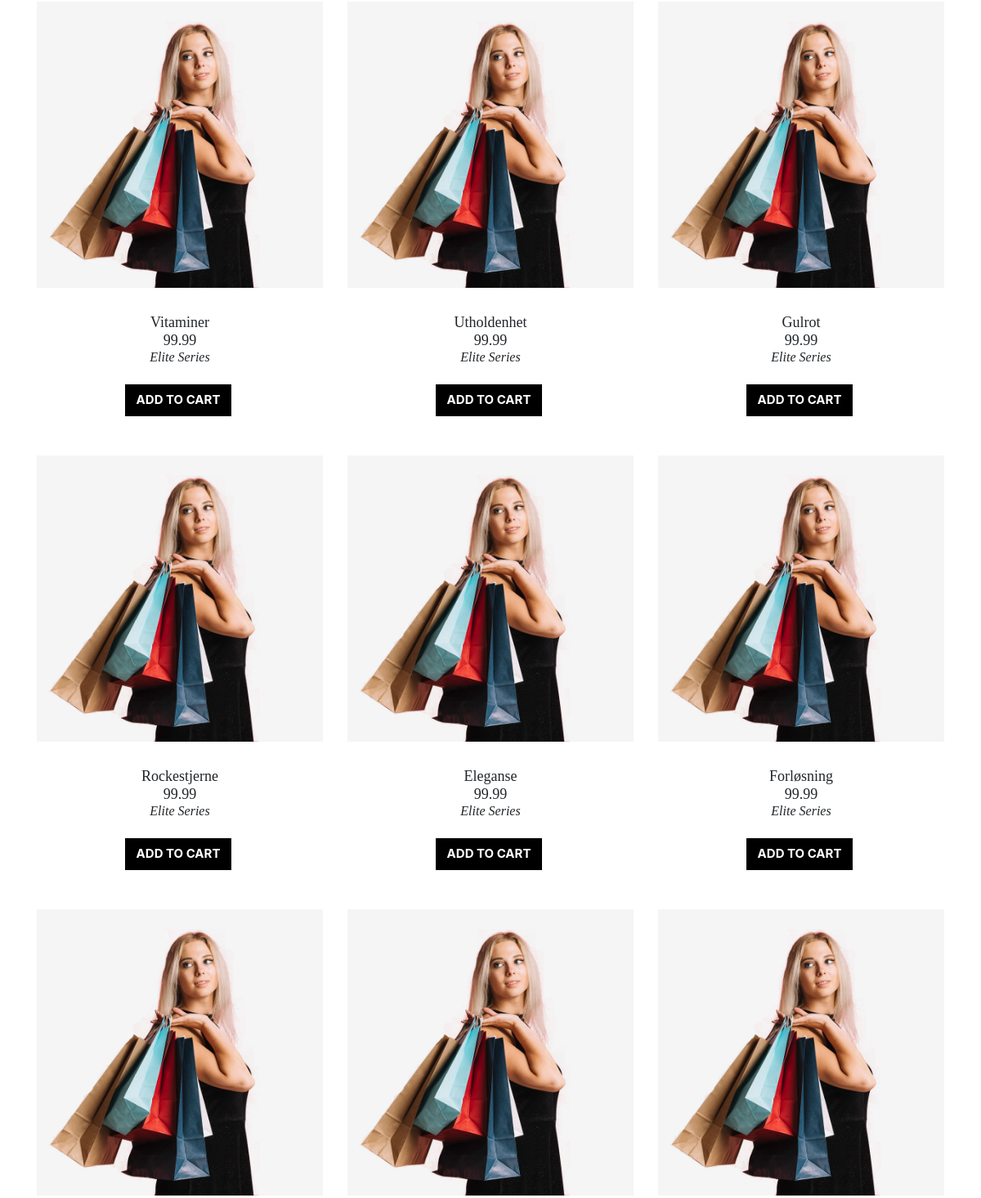
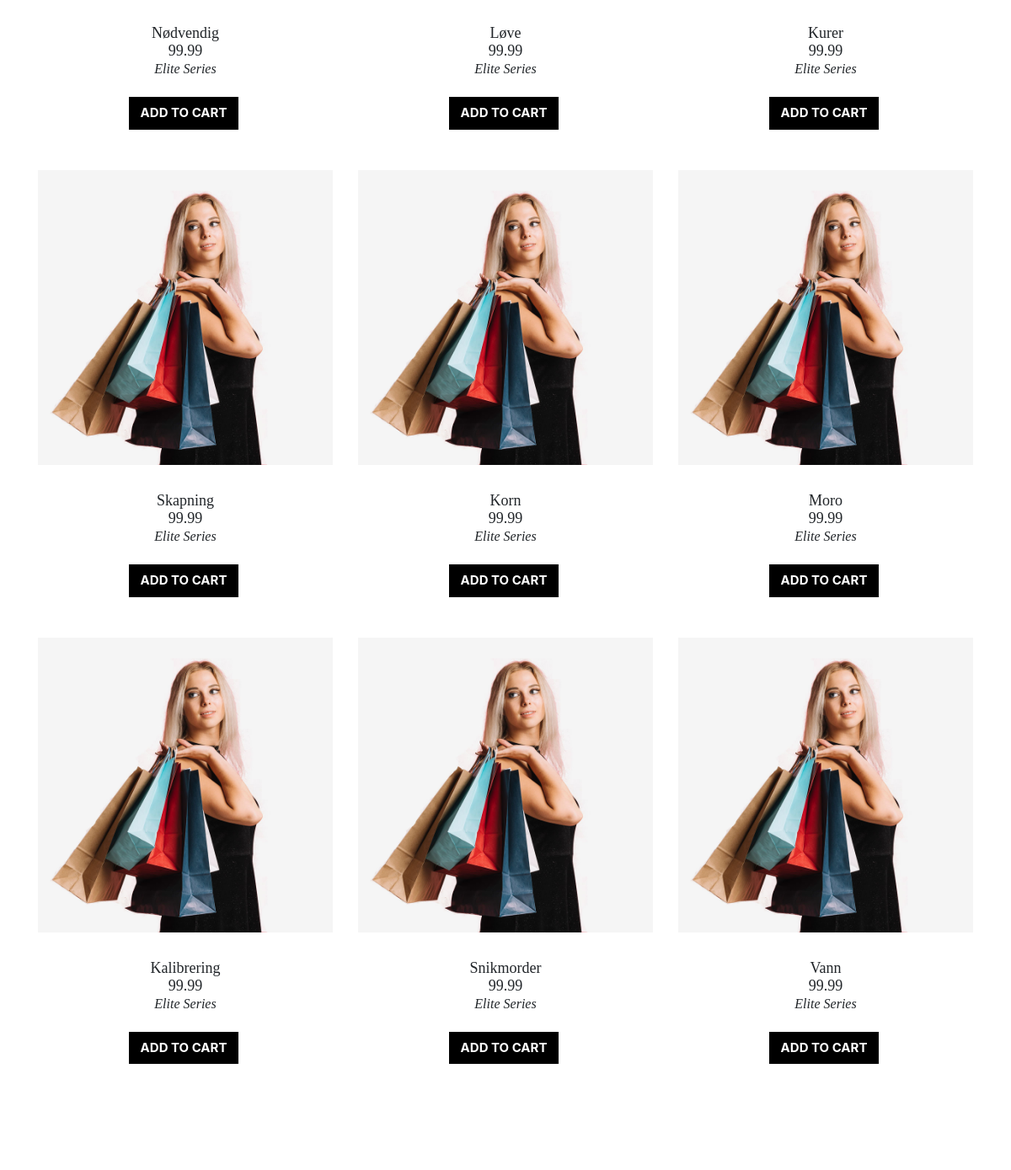
Page /our-notebooks.php (middle part) on the earlier database version (2 pictures, top to bottom).
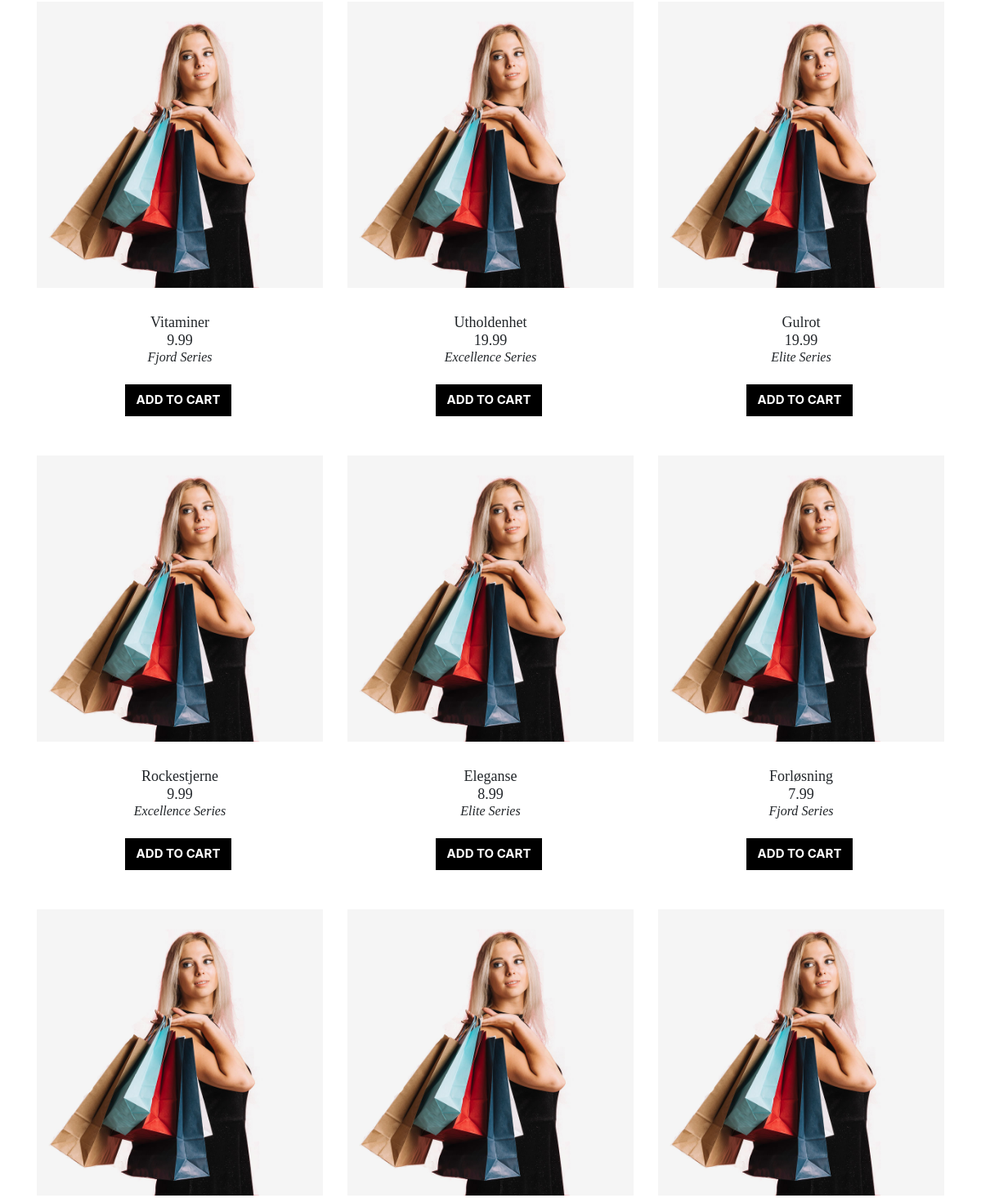
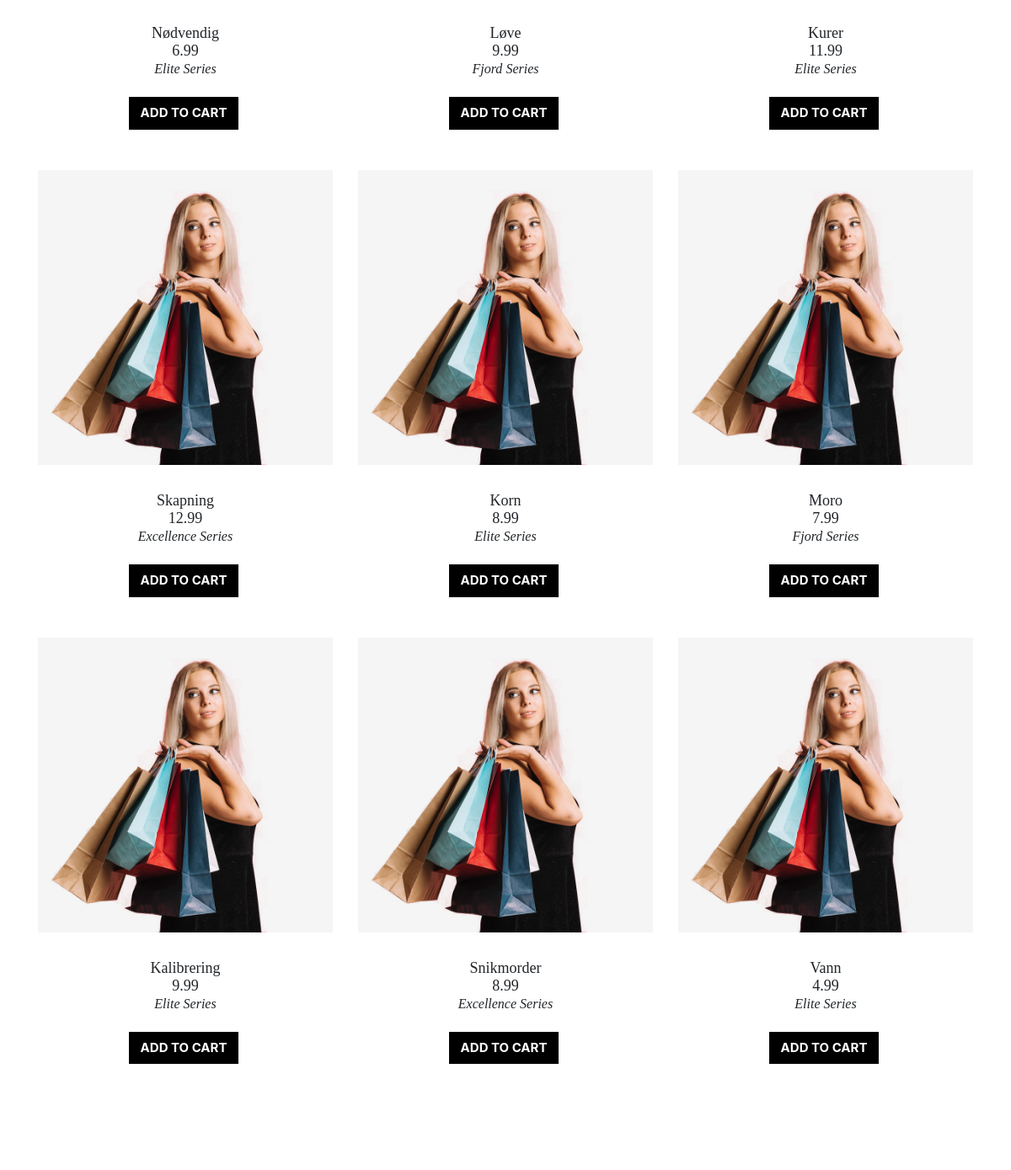
Same page on the later database version (2 pictures, top to bottom).
### tables this page shows
CREATE TABLE `Products` (
  `Product ID`    char(16) NOT NULL, 
  Name            varchar(255) NOT NULL, 
  Type            varchar(64) NOT NULL, 
  `Buying Price`  real NOT NULL, 
  `Selling Price` real NOT NULL, 
  Weight          real NOT NULL, 
  Picture         varchar(255), 
  Supplier        varchar(255) NOT NULL, 
  Series          char(16) NOT NULL,
  PRIMARY KEY (`Product ID`));

### web/our-notebooks.php (the view, shortened to what this page needs)
<!DOCTYPE html>
<html>
  <head>
    <link rel="stylesheet" href="fonts/icomoon/style.css">
    <link rel="stylesheet" href="css/bootstrap.min.css">
    <link rel="stylesheet" href="css/jquery-ui.css">
    <link rel="stylesheet" href="css/owl.carousel.min.css">
    <link rel="stylesheet" href="css/owl.theme.default.min.css">
    <link rel="stylesheet" href="css/owl.theme.default.min.css">
    <link rel="stylesheet" href="css/jquery.fancybox.min.css">
    <link rel="stylesheet" href="css/bootstrap-datepicker.css">
    <link rel="stylesheet" href="fonts/flaticon/font/flaticon.css">
    <link rel="stylesheet" href="css/aos.css">
    <link rel="stylesheet" href="css/style.css">
    <link rel="stylesheet" href="https://stackpath.bootstrapcdn.com/bootstrap/4.3.1/css/bootstrap.min.css">
    <link rel="stylesheet" type="text/css" href="style.css">
    <link rel="stylesheet" href="https://cdnjs.cloudflare.com/ajax/libs/font-awesome/4.7.0/css/font-awesome.min.css">
  </head>
  <body>
    <div class="site-section" id="products-section">
      <div class="container">
        <div class="row">
          <?php
            $data = mysql_query("SELECT * FROM Products WHERE Type=\"Notebook\"") or die(mysql_error('No Records Found'));
            while($info = mysql_fetch_array( $data ))
            {
                $name = $info['Name'];
                $price = $info['Selling Price'];
                $series = $info['Series'];?>
                <div class="col-lg-4 col-md-6 mb-5">
                <div class="product-item">
                <figure>
                    <img src="images/model_1_bg.jpg" alt="Image" class="img-fluid">
                </figure>
                <div class="px-4">
                    <h3><?php echo $name; ?></h3>
                    <h3><?php echo $price; ?></h3>
                    <h2><i><?php echo $series; ?> Series</i></h2>
                    <div>
                    <a href="#" class="btn btn-black mr-1 rounded-0">Add to cart</a>
                    </div>
                </div>
                </div>
            </div>
          <?php } ?>
        </div>
      </div>
    </div>
</body>
</html>

### web/css/style.css (style rules this page uses)
body { line-height: 1.7; color: gray; font-weight: 400; font-size: 1rem; }
a { -webkit-transition: .3s all ease; -o-transition: .3s all ease; transition: .3s all ease; }
h1, h3, h4, h5, .h1, .h3, .h4, .h5 { font-family: "Kollektif"; }
h2, .h2 { font-family: "javanese-text"; }
.btn { text-transform: uppercase; font-size: 12px; font-weight: 900; padding: 6px 20px; }
.btn.btn-black { border-width: 2px; border-color: #000; background: #000; color: #fff; }
.site-section { padding: 2.5em 0; }
@media (min-width: 768px) { .site-section { padding: 5em 0; } }
.product-item { text-align: center; }
.product-item figure { overflow: hidden; position: relative; margin-bottom: 30px; }
.product-item figure:before { z-index: 2; -webkit-transition: .4s all ease; -o-transition: .4s all ease; transition: .4s all ease; -webkit-transform: scale(1.05); -ms-transform: scale(1.05); transform: scale(1.05); position: absolute; content: ""; border: 4px solid #ffffff; left: 20px; right: 20px; top: 20px; bottom: 20px; opacity: 0; visibility: hidden; }
.product-item figure img { -webkit-transition: .3s all ease; -o-transition: .3s all ease; transition: .3s all ease; -webkit-transform: scale(1); -ms-transform: scale(1); transform: scale(1); }
.product-item h3 { font-size: 18px; }

### web/style.css (style rules this page uses)
.form-control, .btn { min-height: 38px; border-radius: 2px; }
.btn { font-size: 15px; font-weight: bold; background-color: #000000; }
html, body, div, span, applet, object, iframe, h1, h2, h3, h4, h5, h6, p, blockquote, pre, a, abbr, acronym, address, big, cite, code, del, dfn, em, img, ins, kbd, q, s, samp, small, strike, strong, sub, sup, tt, var, b, u, i, center, dl, dt, dd, ol, ul, li, fieldset, form, label, legend, table, caption, tbody, tfoot, thead, tr, th, td, article, aside, canvas, details, embed, figure, figcaption, footer, header, hgroup, menu, nav, output, ruby, section, summary, time, mark, audio, video { margin: 0; padding: 0; border: 0; font-size: 100%; vertical-align: baseline; }
article, aside, details, figcaption, figure, footer, header, hgroup, menu, nav, section { display: block; }
body { line-height: 1; }

Differences in the rows shown:
changed products "Vitaminer": Selling Price "99.99" → "9.99"; Series "Elite" → "Fjord"
changed products "Utholdenhet": Selling Price "99.99" → "19.99"; Series "Elite" → "Excellence"
changed products "Gulrot": Selling Price "99.99" → "19.99"
changed products "Rockestjerne": Selling Price "99.99" → "9.99"; Series "Elite" → "Excellence"
changed products "Eleganse": Selling Price "99.99" → "8.99"
changed products "Forløsning": Selling Price "99.99" → "7.99"; Series "Elite" → "Fjord"
changed products "Nødvendig": Selling Price "99.99" → "6.99"
changed products "Løve": Selling Price "99.99" → "9.99"; Series "Elite" → "Fjord"
changed products "Kurer": Selling Price "99.99" → "11.99"
changed products "Skapning": Selling Price "99.99" → "12.99"; Series "Elite" → "Excellence"
changed products "Korn": Selling Price "99.99" → "8.99"
changed products "Moro": Selling Price "99.99" → "7.99"; Series "Elite" → "Fjord"
changed products "Kalibrering": Selling Price "99.99" → "9.99"
changed products "Snikmorder": Selling Price "99.99" → "8.99"; Series "Elite" → "Excellence"
changed products "Vann": Selling Price "99.99" → "4.99"
